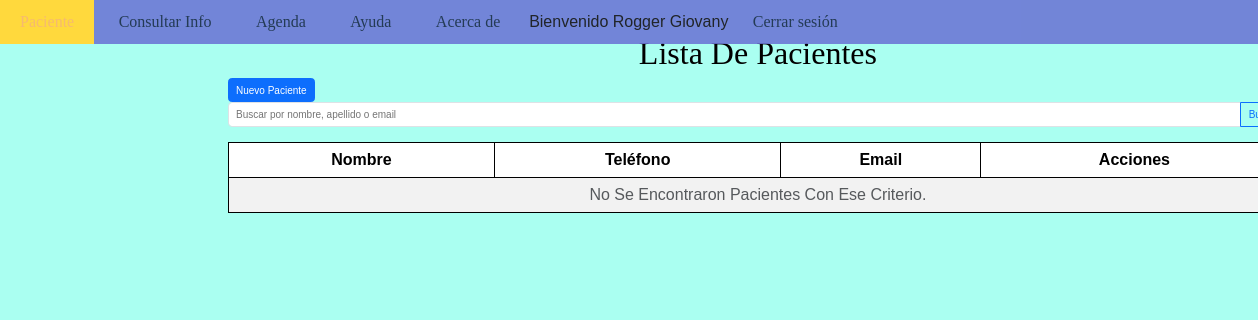
The app's page /pacientes/lista_pacientes (signed in), older data.
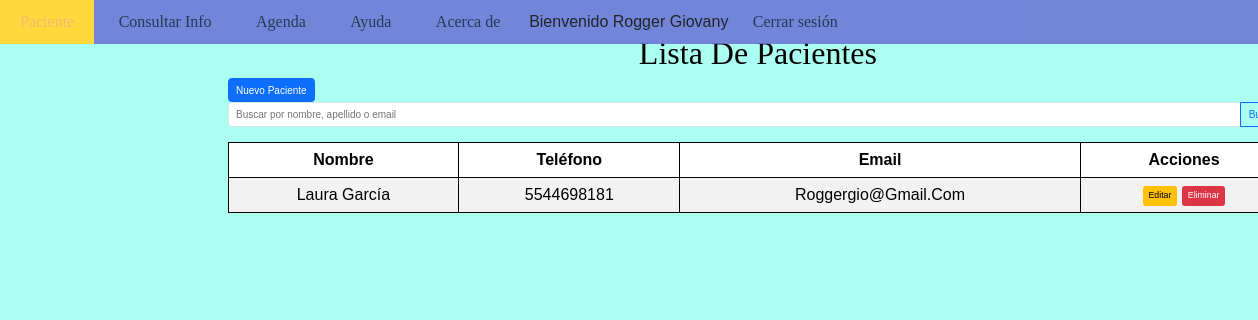
The same page, newer data.
### accounts/models.py (models this page shows, shortened)
class Account(AbstractBaseUser):
    first_name = models.CharField(
        max_length=50,
        validators=[MinLengthValidator(3)]  # Validador para la longitud mínima
    )
    last_name = models.CharField(max_length=50)
    username = models.CharField(max_length=50, unique=True)
    email = models.EmailField(max_length=100, unique=True)
    phone_number = models.CharField(
    max_length=10,
    validators=[RegexValidator(regex=r'^\+?1?\d{9,11}$', message="El número debe tener entre 9 y 15 dígitos y puede incluir '+' al inicio.")]
)
    date_joined = models.DateTimeField(auto_now_add=True)
    last_login = models.DateTimeField(auto_now_add=True)
    expiration_date = models.DateTimeField(auto_now_add=True)
    is_admin = models.BooleanField(default=False)
    is_staff = models.BooleanField(default=False)
    is_active = models.BooleanField(default=False)
    is_superadmin = models.BooleanField(default=False)
    USERNAME_FIELD='email'
    REQUIRED_FIELDS=['username', 'first_name', 'last_name']
    objects=MyAccountManager()

### pacientes/models.py (models this page shows, shortened)
class Paciente(models.Model):
    nutriologo = models.ForeignKey(Account, on_delete=models.CASCADE, related_name='pacientes')
    apellido_paterno = models.CharField(max_length=50, blank=True, null=True)
    apellido_materno = models.CharField(max_length=50, blank=True, null=True)
    nombre = models.CharField(max_length=100, blank=True, null=True)
    fecha_nacimiento = models.DateField()
    telefono = models.CharField(max_length=10)
    email = models.EmailField(max_length=100, blank=True, null=True)
    motivo_consulta = models.TextField(blank=True, null=True)
    genero = models.CharField(
        max_length=1,
        choices=[('F', 'Femenino'), ('M', 'Masculino')],
        default='F'
    )
    escolaridad = models.CharField(max_length=100, blank=True, null=True)
    ocupacion = models.CharField(max_length=100, blank=True, null=True)
    vegetariano = models.BooleanField(default=False)
    embarazo = models.BooleanField(default=False)
    deportista = models.BooleanField(default=False)
    adulto_mayor = models.BooleanField(default=False)
    pediatrico = models.BooleanField(default=False)
    fecha_registro = models.DateTimeField(auto_now_add=True)

### pacientes/views.py (the view)
# urls.py: path('lista_pacientes', views.lista_pacientes, name='lista_pacientes'),
@login_required
def lista_pacientes(request):
    query = request.GET.get('q')
    if query:
        pacientes = Paciente.objects.filter(
            Q(nutriologo=request.user) &
            (
                Q(nombre__icontains=query) |
                Q(apellido_paterno__icontains=query) |
                Q(apellido_materno__icontains=query) |
                Q(email__icontains=query)
            )
        )
    else:
        pacientes = Paciente.objects.filter(nutriologo=request.user)
    return render(request, 'pacientes/lista_pacientes.html', {
        'pacientes': pacientes,
        'query': query,
    })

### templates/pacientes/lista_pacientes.html (shortened to what this page needs)
{% extends 'base_pacientes.html' %}
{% block content %}
<h2>Lista de Pacientes</h2>
<a href="{% url 'crear_paciente' %}" class="btn btn-primary">Nuevo Paciente</a>
<form method="GET" class="mb-4">
    <div class="input-group">
        <input type="text" name="q" value="{{ query|default_if_none:'' }}" class="form-control" placeholder="Buscar por nombre, apellido o email">
      <button type="submit" class="btn btn-outline-primary">Buscar</button>
    </div>
  </form>
  <table class="table table-striped mt-3">
    <thead>
      <tr>
        <th>Nombre</th>
        <th>Teléfono</th>
        <th>Email</th>
        <th>Acciones</th>
      </tr>
    </thead>
    <tbody>
      {% if pacientes %}
        {% for paciente in pacientes %}
        <tr>
          <td>{{ paciente.nombre }} {{ paciente.apellido_paterno }}</td>
          <td>{{ paciente.telefono }}</td>
          <td>{{ paciente.email }}</td>
          <td>
            <a href="{% url 'editar_paciente' paciente.id %}" class="btn btn-warning btn-sm">Editar</a>
            <a href="{% url 'eliminar_paciente' paciente.id %}" class="btn btn-danger btn-sm">Eliminar</a>
          </td>
        </tr>
        {% endfor %}
      {% else %}
        <tr>
          <td colspan="4" class="text-center text-muted">No se encontraron pacientes con ese criterio.</td>
        </tr>
      {% endif %}
    </tbody>
  </table>
{% endblock %}

### templates/base_pacientes.html (shortened to what this page needs)
{% load static %}
<!DOCTYPE html>
<html lang="es">
<head>
    <link rel="stylesheet" href="{% static 'css/bootstrap.min.css' %}">
</head>
<body>
    {% include 'navBar.html' %}
    <div class="container-fluid">
        <div class="row">
            <main class="col-md-9 col-lg-10">
              <br>
                {% block content %}{% endblock %}
            </main>
        </div>
    </div>
</body>
</html>

### templates/navBar.html (shortened to what this page needs)
<nav>
  <div class="navbar-contenido">
    <div class="navegacion__usuario">
      {% if user.id is None %}
        <span>Bienvenido visitante!</span>
        <a href="{% url 'login' %}">Login</a> |
        <a href="{% url 'register' %}">Registrar</a>
      {% else %}
      <ul class="navegacion__menu">
        <li class="navegacion__enlace"><a href="{% url 'lista_pacientes' %}">Paciente</a></li>
        <li class="navegacion__enlace"><a href="{% url 'consultar' %}">Consultar Info</a></li>
        <li class="navegacion__enlace"><a href="#">Agenda</a></li>
        <li class="navegacion__enlace"><a href="#">Ayuda</a></li>
        <li class="navegacion__enlace"><a href="#">Acerca de</a></li>
        <li class="navegacion__usuario"> <span>Bienvenido {{ user.first_name }}</span></li>
        <li class="navegacion__usuario"> <a href="{% url 'logout' %}">Cerrar sesión</a></li>
      </ul>
      {% endif %}
    </div>
  </div>
</nav>

Row changes from the older to the newer data that the page shows:
added Paciente: nombre "Laura", apellido_paterno "García", telefono "5544698181", email "Roggergio@gmail.com"
Text that changed along with them:
text no longer shown: "No Se Encontraron Pacientes Con Ese Criterio."
